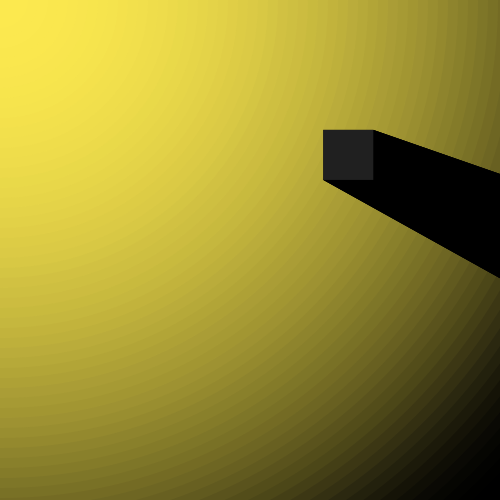
Frame 1 (no input)
Frame 60 (the mouse pressed at the canvas centre just before this capture): identical to frame 1, image omitted
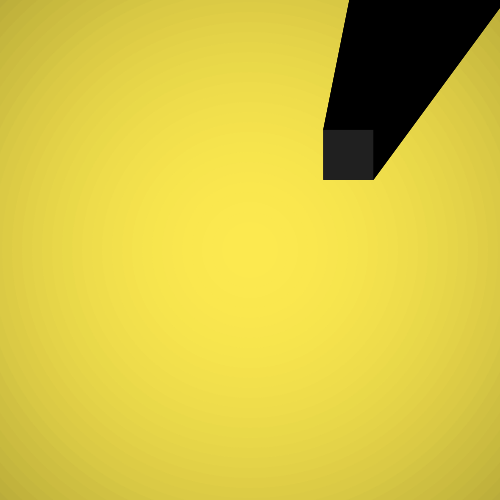
Frame 120 (the mouse held since frame 60 and released just before this capture)

The Processing sketch that drew these frames (run headless with seeded random() and noise(); from frame 60 on, the mouse is pressed at the canvas centre):

// Processing sketch: day_11_jan_19_17
// ── day_11_jan_19_17.pde
ArrayList<Rect> rects = new ArrayList<Rect>();
final float diag = sqrt(500*500*2);

void setup() {
  size(500, 500);
  rects.add(new Rect(new PVector(random(width), random(height)), 50, 50));
  noStroke();
}

void draw() {
  background(0);
  for(int r = int(diag+1); r > 0; r -= 10) {
    fill(lerpColor(#FCE94F, 0, map(r*r, 0, (int(diag+1))*(int(diag+1)), 0, 1)));
    ellipse(mouseX, mouseY, r*2, r*2);
  }
  fill(0);
  PVector mouse = new PVector(mouseX, mouseY);
  for(Rect r : rects) {
    if(mouseX >= r.corners[0].x && mouseX <= r.corners[2].x && mouseY >= r.corners[0].y && mouseY <= r.corners[2].y) {
      fill(0);
      rect(0, 0, width, height);
      break;
    }
    PVector[] lns = new PVector[4];
    PVector l = new PVector();
    for(int i = 0; i < 4; i++) {
      l = r.corners[i].get();
      l.sub(mouse);
      l.normalize();
      l.mult(width+height);
      lns[i] = l;
    }
    beginShape(QUADS);
    vertex(r.corners[0].x, r.corners[0].y);
    vertex(r.corners[1].x, r.corners[1].y);
    vertex(lns[1].x, lns[1].y);
    vertex(lns[0].x, lns[0].y);

    vertex(r.corners[0].x, r.corners[0].y);
    vertex(r.corners[2].x, r.corners[2].y);
    vertex(lns[2].x, lns[2].y);
    vertex(lns[0].x, lns[0].y);

    vertex(r.corners[0].x, r.corners[0].y);
    vertex(r.corners[3].x, r.corners[3].y);
    vertex(lns[3].x, lns[3].y);
    vertex(lns[0].x, lns[0].y);

    vertex(r.corners[1].x, r.corners[1].y);
    vertex(r.corners[2].x, r.corners[2].y);
    vertex(lns[2].x, lns[2].y);
    vertex(lns[1].x, lns[1].y);

    vertex(r.corners[1].x, r.corners[1].y);
    vertex(r.corners[3].x, r.corners[3].y);
    vertex(lns[3].x, lns[3].y);
    vertex(lns[1].x, lns[1].y);

    vertex(r.corners[2].x, r.corners[2].y);
    vertex(r.corners[3].x, r.corners[3].y);
    vertex(lns[3].x, lns[3].y);
    vertex(lns[2].x, lns[2].y);
    endShape();
  }
  fill(32);
  for(Rect r : rects) {
    r.draw();
  }
}

void mouseReleased() {
  rects.add(new Rect(new PVector(mouseX, mouseY), 50, 50));
}

class Rect {
  /*
   * 0--1
   * |  |
   * 3--2
   */
  Rect(PVector v, float w, float h) {
    this.w = w;
    this.h = h;
    corners = new PVector[4];
    corners[0] = v;
    corners[1] = new PVector(v.x+w, v.y);
    corners[2] = new PVector(v.x+w, v.y+h);
    corners[3] = new PVector(v.x, v.y+h);
  }

  void draw() {
    rect(corners[0].x, corners[0].y, w, h);
  }

  float w, h;
  PVector[] corners;
}
